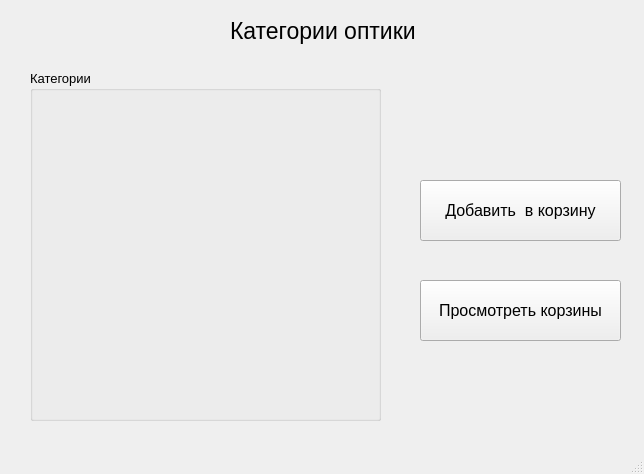
<?xml version="1.0" encoding="UTF-8"?>
<ui version="4.0">
 <class>MainWindow</class>
 <widget class="QMainWindow" name="MainWindow">
  <property name="geometry">
   <rect>
    <x>0</x>
    <y>0</y>
    <width>644</width>
    <height>474</height>
   </rect>
  </property>
  <property name="windowTitle">
   <string>MainWindow</string>
  </property>
  <widget class="QWidget" name="centralwidget">
   <widget class="QGroupBox" name="groupBox">
    <property name="geometry">
     <rect>
      <x>30</x>
      <y>70</y>
      <width>351</width>
      <height>351</height>
     </rect>
    </property>
    <property name="font">
     <font>
      <pointsize>10</pointsize>
     </font>
    </property>
    <property name="title">
     <string>Категории</string>
    </property>
   </widget>
   <widget class="QLabel" name="label">
    <property name="geometry">
     <rect>
      <x>230</x>
      <y>10</y>
      <width>221</width>
      <height>41</height>
     </rect>
    </property>
    <property name="font">
     <font>
      <pointsize>17</pointsize>
     </font>
    </property>
    <property name="text">
     <string>Категории оптики</string>
    </property>
   </widget>
   <widget class="QPushButton" name="pushButton">
    <property name="geometry">
     <rect>
      <x>420</x>
      <y>180</y>
      <width>201</width>
      <height>61</height>
     </rect>
    </property>
    <property name="font">
     <font>
      <pointsize>12</pointsize>
     </font>
    </property>
    <property name="text">
     <string>Добавить  в корзину</string>
    </property>
   </widget>
   <widget class="QPushButton" name="pushButton_2">
    <property name="geometry">
     <rect>
      <x>420</x>
      <y>280</y>
      <width>201</width>
      <height>61</height>
     </rect>
    </property>
    <property name="font">
     <font>
      <pointsize>12</pointsize>
     </font>
    </property>
    <property name="text">
     <string>Просмотреть корзины</string>
    </property>
   </widget>
  </widget>
  <widget class="QMenuBar" name="menubar">
   <property name="geometry">
    <rect>
     <x>0</x>
     <y>0</y>
     <width>644</width>
     <height>21</height>
    </rect>
   </property>
  </widget>
  <widget class="QStatusBar" name="statusbar"/>
 </widget>
 <resources/>
 <connections/>
</ui>
